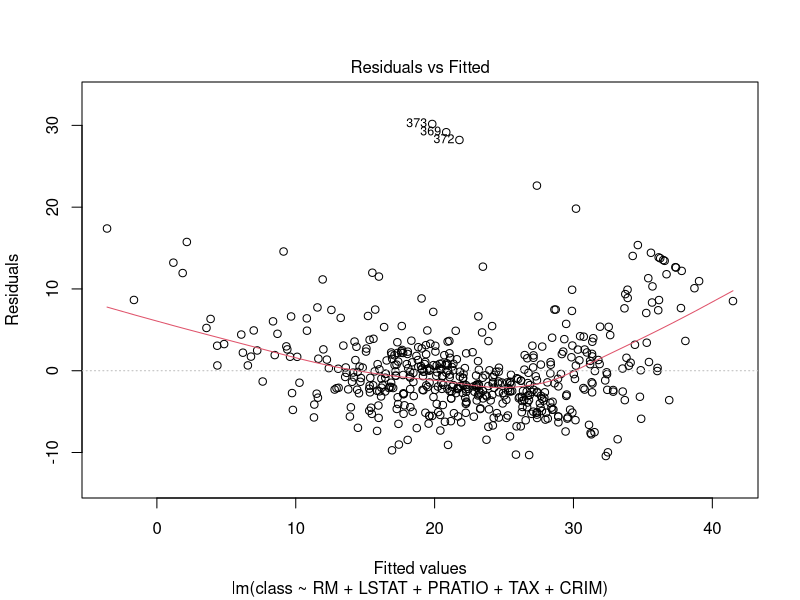
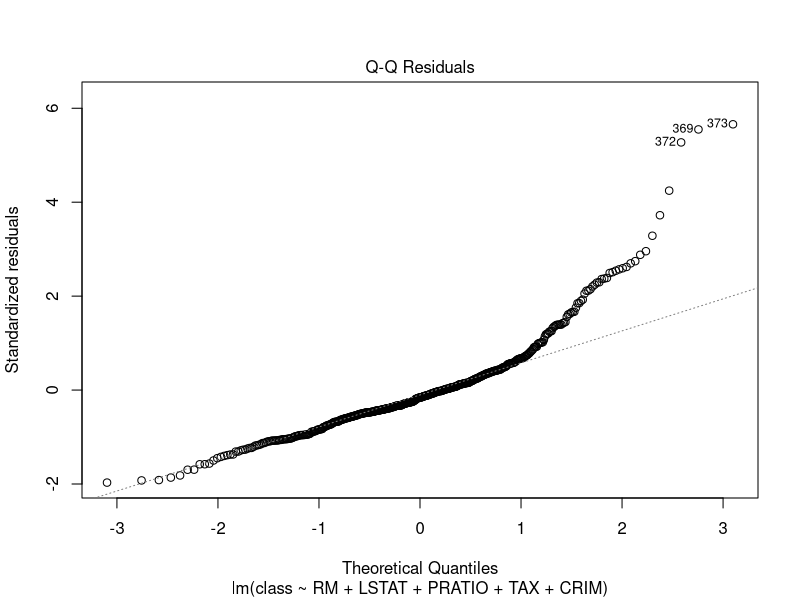
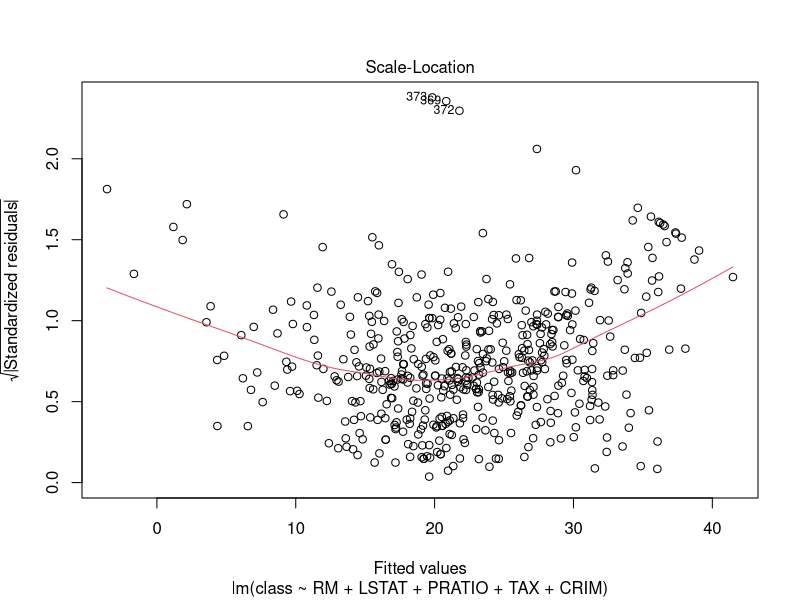
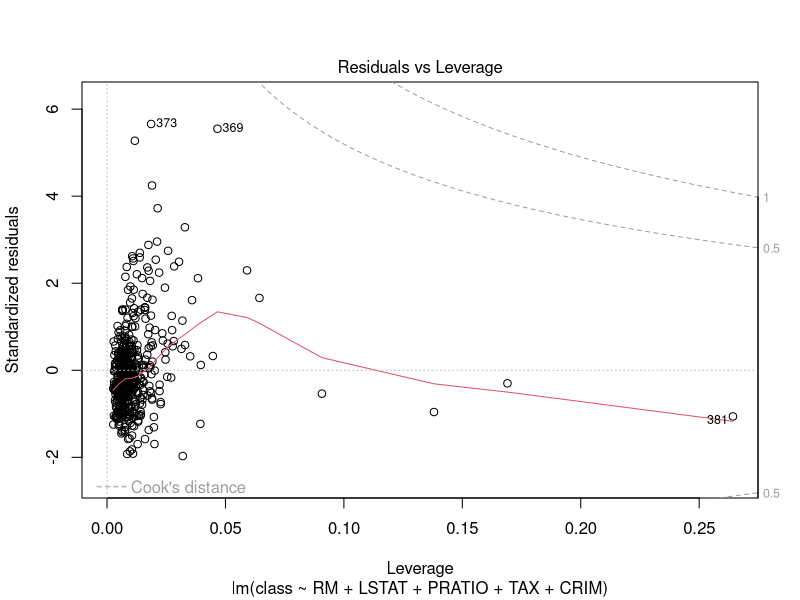

Write the R code that produced these figures, in order.
## ---- chunk 1
# Load dataset
housing <- read.csv("housing.csv")

# View first rows
head(housing)

# Check structure
str(housing)

# Summary stats
summary(housing)
## ---- chunk 2
# Check for missing values
colSums(is.na(housing))

# Check for duplicates
sum(duplicated(housing))

# Basic structure check again
str(housing)
## ---- chunk 3
# Build regression model
model <- lm(class ~ RM + LSTAT + PRATIO + TAX + CRIM, data = housing)

# View model summary
summary(model)
## ---- chunk 4
# R-squared
summary(model)$r.squared

# Adjusted R-squared
summary(model)$adj.r.squared

# RMSE
rmse <- sqrt(mean(residuals(model)^2))
rmse

# AIC
AIC(model)
## ---- chunk 5
# Plot diagnostic graphs
plot(model)
